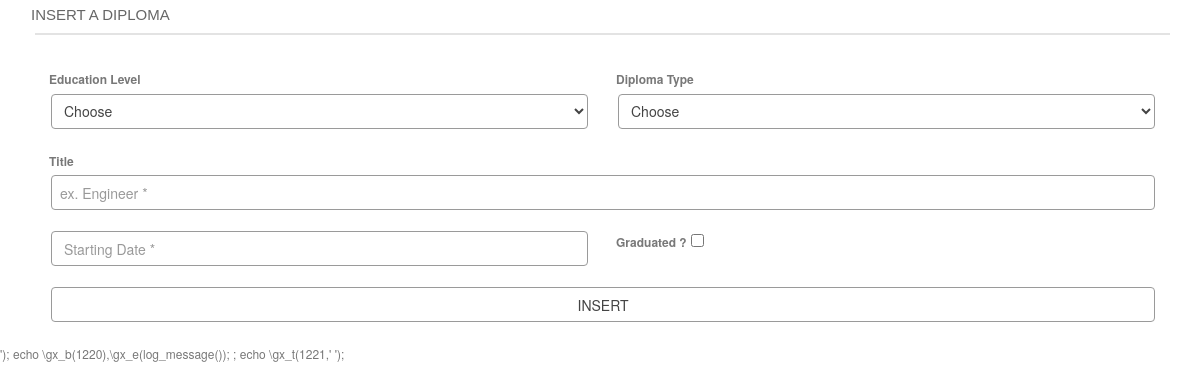
The page /ins_diploma.php (signed in) on the database its author committed.
### tables this page shows
CREATE TABLE IF NOT EXISTS `language_expressions` (
  `id_lang` int(11) NOT NULL AUTO_INCREMENT,
  `en_expressions` varchar(80) DEFAULT NULL,
  `de_expressions` varchar(80) DEFAULT NULL,
  `fr_expressions` varchar(80) DEFAULT NULL,
  `it_expressions` varchar(80) DEFAULT NULL,
  `rs_expressions` varchar(80) DEFAULT NULL,
  `al_expressions` varchar(80) DEFAULT NULL,
  PRIMARY KEY (`id_lang`),
  UNIQUE KEY `id_lang` (`id_lang`)
);

### ins_diploma.php (the view, shortened to what this page needs)
<?php
include('admin/assets/include/functions.php');
require_once('admin/assets/css_header_front.php');?>
<body>
  <div class="container">
    <div class="text-header">Insert a Diploma</div>
     <hr class="divider">
            <div class="row">
                 <form id="form-validation" action="post_ins_diploma.php" method="post">
                    <div class="form-group col-xs-6 text-left">
                      <label class="control-label"><?php echo languages($_SESSION['jbms_front']['lang_code'],73);?></label>
                      <select name="id_level_education" id="id_level_education" class="form-control">
                      <option value=""><?php echo languages($_SESSION['jbms_front']['lang_code'],65);?></option>
                      </select>
                    </div>
                    <div class="form-group col-xs-6 text-left">
                      <label class="control-label"><?php echo languages($_SESSION['jbms_front']['lang_code'],74);?></label>
                      <select name="id_type_diploma" id="id_type_diploma" class="form-control">
                      <option value=""><?php echo languages($_SESSION['jbms_front']['lang_code'],65);?></option>
                      </select>
                    </div>
                    <div class="form-group col-xs-12">
                      <label class="control-label"><?php echo languages($_SESSION['jbms_front']['lang_code'],75);?></label>
                      <input type="text"  name="title_diploma" id="title_diploma" value="" class="form-control" placeholder="ex. Engineer *">
                    </div>
                    <div class="form-group col-xs-6 ">
                        <input type="text" name="date_started" id="date1" value="" class="form-control" placeholder="<?php echo languages($_SESSION['jbms_front']['lang_code'],37);?>*">
                    </div>
                    <div class="form-group col-xs-6  text-left">
                      <label class="control-label"><?php echo languages($_SESSION['jbms_front']['lang_code'],130);?></label>
                      <input type="checkbox" id="chkDate" />
                    </div>
                    <div class="form-group col-xs-12">
                      <input class="form-control btn-default" type="submit" value="INSERT">
                    </div>
                </form>
              </div>
    </div>
  <?php echo file_get_contents('admin/assets/js_bottom_front.php');?>
</body>
</html>

### admin/assets/include/functions.php (shortened to what this page needs)
<?php
include('connection.php');
function languages($lang=null, $id){
  global $dbj;
  $exp=$dbj->query('SELECT '.$lang.'_expressions AS word FROM language_expressions WHERE id_lang="'.$id.'"');
  $row_exp=$exp->fetch(PDO::FETCH_ASSOC);
  $word =  trim($row_exp['word']);
  $word_val = filter_var($word, FILTER_SANITIZE_STRING, FILTER_FLAG_STRIP_LOW|FILTER_FLAG_STRIP_HIGH);
  echo ' '.$word_val.' ';
}
?>

### admin/assets/css/admin_style.css (style rules this page uses)
body { background: #fff; font-family: 'Open Sans', sans-serif; line-height: 1.8; font-size: 12px; color: #787878; -ms-overflow-style: scrollbar; overflow-x: hidden; }
.control-label { margin: -1px 1px 0px; padding-top:5px; }
.text-header { margin: 1px; font-family: 'Raleway', sans-serif; color: #666; font-size: 15px; display: block; text-transform: uppercase; font-weight: 15px; }
.divider { border: 1px solid #E3E3E3; margin: 5px 0px 30px 5px; }
.form-control, .form-control.error, .input-group { -webkit-transition: all 300ms linear; -moz-transition: all 300ms linear; -o-transition: all 300ms linear; -ms-transition: all 300ms linear; transition: all 300ms linear; }
.btn-default { color: #777777; border-color: #999999; text-transform:uppercase; }
.form-control { border: 1px solid #9A9A9A; border-radius: 4px; box-shadow: none; color: #444444; padding: 0px 8px; margin:3px; min-height: 35px; }
.row { margin: 3px; }

### admin/assets/script/uikit-develop/uikit-develop/docs/css/docs.css (style rules this page uses)
body, h1, h2, h3, h4, h5, h6, .uk-navbar-nav > li > a { font-family: "Proxima Nova", "Helvetica Neue", Helvetica, Arial, sans-serif; }
html { overflow-y: scroll; -webkit-font-smoothing: antialiased; -moz-osx-font-smoothing: grayscale; }

### rows shown on the page
language_expressions: en_expressions "Education Level"
language_expressions: id_level_education "Choose", id_type_diploma "Choose"
language_expressions: en_expressions "Diploma Type"
language_expressions: en_expressions "Title"
language_expressions: date_started "Starting Date *"
language_expressions: en_expressions "Graduated ?"

### other values the page prints
file_get_contents('admin/assets/js_bottom_front.php') "'); echo \\gx_b(1220),\\gx_e(log_message()); ; echo \\gx_t(1221,'"
